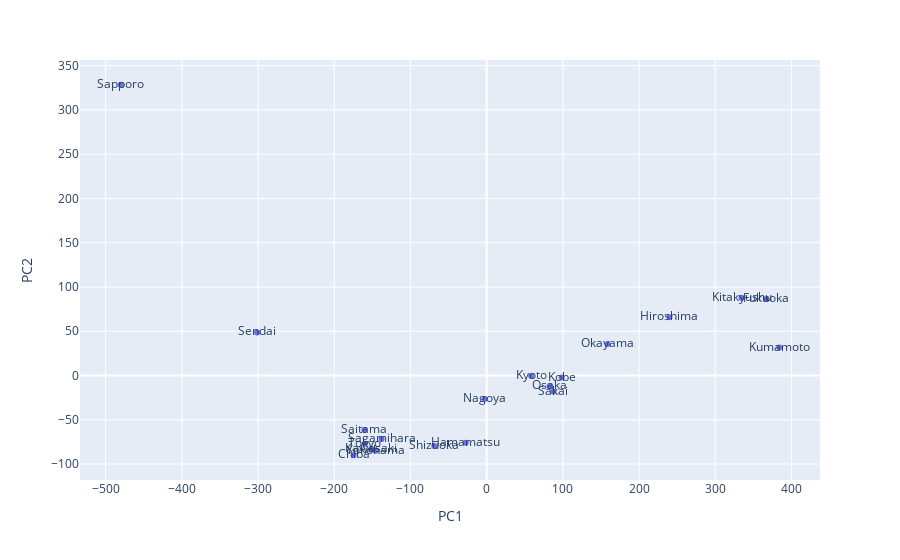

The notebook cell this image was saved under:
### Markdown cell above
Repeat the procedure we did in class to map the cities of the US using a map and the results of a PCoA, but using a different country of your choosing.

Tips:

These are the packages that you will need:

```
import geopy.distance
import pandas as pd
import plotly.express as px
import skbio
```

You will also need the `world_cities.csv` file to get the city names and coordinates for your country.

1. Choose your country.
2. Get only the cities of that country from the `world_cities.csv` file.
3. Sort the cities by population and select the 20 to 50 most populated cities.
4. Create a data frame with only these cities.
5. Calculate the distance between the cities using their latitude/longitude data from your data frame (geopy).
6. Create a data frame with a table of all the distances between each paur of cities. This needs to be in a distance matrix format, just like we imported from the `cities.csv` file for the US.
7. Perform the PCoA using skbio.
8. Plot the results of the PCoA using plotly express.
9. Plot the map of the country with the cities using the latitude/longitude from your table using plotly express.
10. That's it!

### Code cell
import geopy.distance
from geopy.distance import lonlat, distance

import pandas as pd
import plotly.express as px
import pcoa

all_city = pd.read_csv('world_cities.csv', delimiter='\t')
japan = all_city.loc[all_city['country.etc'] == 'Japan']

japan = japan.sort_values('pop', ascending=False)
japan_top = japan.iloc[:20]

def dist (lonlat1, lonlat2):
    return geopy.distance.distance(lonlat(*lonlat1), lonlat(*lonlat2)).miles

dist_matrix = pd.DataFrame( japan_top, columns=japan_top['name'].unique(), index=japan_top['name'].unique())

for i in dist_matrix.columns:
    for j in dist_matrix.index:
        lonlat1 = japan_top.loc[japan_top['name'] == i, ['long', 'lat']].values[0]
        lonlat2 = japan_top.loc[japan_top['name'] == j, ['long', 'lat']].values[0]
        dist_matrix.loc[j, i] = dist(lonlat1, lonlat2)

dist_matrix
my_pcoa = pcoa.pcoa(dist_matrix)

my_pcoa['loadings']


px.scatter(my_pcoa['loadings'], x='PC1', y='PC2', text=my_pcoa['loadings'].index)

### Figure 1 — Plotly figure (JSON) as saved in the notebook; plotly's stock layout.template omitted (floating-point values rounded to 4 significant figures)
{"data": [{"hovertemplate": "PC1=%{x}<br>PC2=%{y}<br>index=%{text}<extra></extra>", "legendgroup": "", "marker": {"color": "#636efa", "symbol": "circle"}, "mode": "markers+text", "name": "", "orientation": "v", "showlegend": false, "text": ["Tokyo", "Yokohama", "Osaka", "Nagoya", "Sapporo", "Kobe", "Kyoto", "Fukuoka", "Kawasaki", "Hiroshima", "Saitama", "Sendai", "Kitakyushu", "Chiba", "Sakai", "Shizuoka", "Kumamoto", "Sagamihara", "Okayama", "Hamamatsu"], "type": "scatter", "x": [-160.1, -145.9, 82.53, -2.645, -480.2, 98.44, 58.43, 367.2, -151.9, 239.9, -160.5, -301.3, 334.5, -174.7, 87.51, -68.74, 384.0, -137.9, 158.8, -27.31], "xaxis": "x", "y": [-77.12, -84.95, -12.28, -26.63, 328.4, -2.284, -0.4907, 86.34, -83.58, 65.92, -61.55, 48.62, 87.94, -90.09, -18.1, -79.53, 31.5, -71.69, 35.51, -75.95], "yaxis": "y"}], "layout": {"legend": {"tracegroupgap": 0}, "margin": {"t": 60}, "xaxis": {"anchor": "y", "domain": [0, 1], "title": {"text": "PC1"}}, "yaxis": {"anchor": "x", "domain": [0, 1], "title": {"text": "PC2"}}}}
